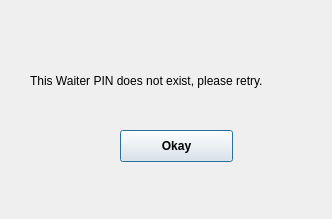
<?xml version="1.0" encoding="UTF-8"?>
<ui version="4.0">
 <class>Dialog</class>
 <widget class="QDialog" name="Dialog">
  <property name="geometry">
   <rect>
    <x>0</x>
    <y>0</y>
    <width>332</width>
    <height>219</height>
   </rect>
  </property>
  <property name="windowTitle">
   <string>Dialog</string>
  </property>
  <widget class="QFrame" name="frame">
   <property name="geometry">
    <rect>
     <x>-40</x>
     <y>-50</y>
     <width>411</width>
     <height>311</height>
    </rect>
   </property>
   <property name="frameShape">
    <enum>QFrame::StyledPanel</enum>
   </property>
   <property name="frameShadow">
    <enum>QFrame::Raised</enum>
   </property>
   <widget class="QLabel" name="label">
    <property name="geometry">
     <rect>
      <x>70</x>
      <y>90</y>
      <width>281</width>
      <height>81</height>
     </rect>
    </property>
    <property name="text">
     <string>This Waiter PIN does not exist, please retry.</string>
    </property>
   </widget>
   <widget class="QPushButton" name="pushButton">
    <property name="geometry">
     <rect>
      <x>160</x>
      <y>180</y>
      <width>113</width>
      <height>32</height>
     </rect>
    </property>
    <property name="font">
     <font>
      <weight>75</weight>
      <bold>true</bold>
     </font>
    </property>
    <property name="text">
     <string>Okay</string>
    </property>
   </widget>
  </widget>
 </widget>
 <resources/>
 <connections/>
</ui>
